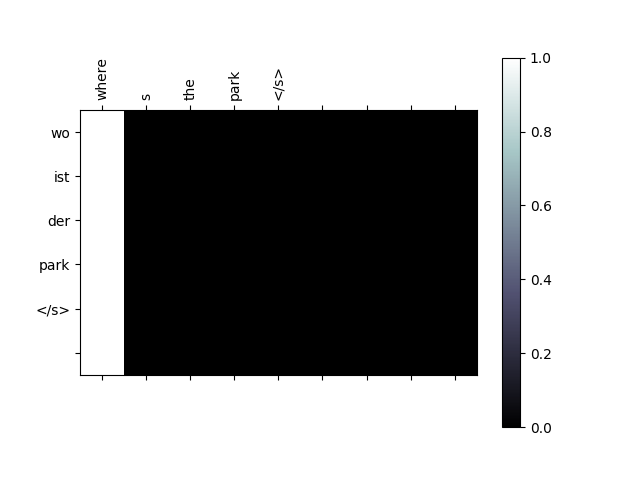

Here is the Python script that generated this plot:
import torch
import torch.nn as nn
from torch.autograd import Variable
import torch.optim as optim
import torch.nn.functional as F
import nltk
import random
import numpy as np
from collections import Counter, OrderedDict
import nltk
from copy import deepcopy
import os
import re
import unicodedata
flatten = lambda l: [item for sublist in l for item in sublist]

from torch.nn.utils.rnn import PackedSequence,pack_padded_sequence
import matplotlib.pyplot as plt
import matplotlib.ticker as ticker
random.seed(1024)

USE_CUDA = torch.cuda.is_available()
gpus = [0]
torch.cuda.set_device(gpus[0])

FloatTensor = torch.cuda.FloatTensor if USE_CUDA else torch.FloatTensor
LongTensor = torch.cuda.LongTensor if USE_CUDA else torch.LongTensor
ByteTensor = torch.cuda.ByteTensor if USE_CUDA else torch.ByteTensor

def getBatch(batch_size, train_data):
    random.shuffle(train_data)
    sindex=0
    eindex=batch_size
    while eindex < len(train_data):
        batch = train_data[sindex: eindex]
        temp = eindex
        eindex = eindex + batch_size
        sindex = temp
        yield batch

    if eindex >= len(train_data):
        batch = train_data[sindex:]
        yield batch

def pad_to_batch(batch, x_to_ix, y_to_ix):

    sorted_batch =  sorted(batch, key=lambda b:b[0].size(1), reverse=True) # sort by len
    x,y = list(zip(*sorted_batch))
    max_x = max([s.size(1) for s in x])
    max_y = max([s.size(1) for s in y])
    x_p, y_p = [], []
    for i in range(len(batch)):
        if x[i].size(1) < max_x:
            x_p.append(torch.cat([x[i], Variable(LongTensor([x_to_ix['<PAD>']] * (max_x - x[i].size(1)))).view(1, -1)], 1))
        else:
            x_p.append(x[i])
        if y[i].size(1) < max_y:
            y_p.append(torch.cat([y[i], Variable(LongTensor([y_to_ix['<PAD>']] * (max_y - y[i].size(1)))).view(1, -1)], 1))
        else:
            y_p.append(y[i])
    input_var = torch.cat(x_p)
    target_var = torch.cat(y_p)
    input_len = [list(map(lambda s: s ==0, t.data)).count(False) for t in input_var]
    target_len = [list(map(lambda s: s ==0, t.data)).count(False) for t in target_var]

    return input_var, target_var, input_len, target_len

def prepare_sequence(seq, to_index):
    idxs = list(map(lambda w: to_index[w] if to_index.get(w) is not None else to_index["<UNK>"], seq))
    return Variable(LongTensor(idxs))

def unicode_to_ascii(s):
    return ''.join(
        c for c in unicodedata.normalize('NFD', s)
        if unicodedata.category(c) != 'Mn'
    )

# Lowercase, trim, and remove non-letter characters
def normalize_string(s):
    s = unicode_to_ascii(s.lower().strip())
    s = re.sub(r"([,.!?])", r" \1 ", s)
    s = re.sub(r"[^a-zA-Z]+", r" ", s)
    s = re.sub(r"\s+", r" ", s).strip()
    return s

corpus=open('/home/kapil/Key_Value/deu.txt', 'r').readlines()
corpus=corpus[:100000]
print(len(corpus))

MIN_LENGTH = 3
MAX_LENGTH = 25
i=0
X_r, y_r = [], [] # raw
X_t, y_t = [], []
X_tr, y_tr = [], []
for parallel in corpus:
    so,ta = parallel[:-1].split('\t')
    if so.strip() == "" or ta.strip() == "":
        continue

    normalized_so = normalize_string(so).split()
    normalized_ta = normalize_string(ta).split()

    if len(normalized_so) >= MIN_LENGTH and len(normalized_so) <= MAX_LENGTH and len(normalized_ta) >= MIN_LENGTH and len(normalized_ta) <= MAX_LENGTH:
        if i%9!=0:
            X_r.append(normalized_so)
            y_r.append(normalized_ta)
        else:
            X_t.append(normalized_so)
            y_t.append(normalized_ta)
    
    i=i+1

source_vocab = list(set(flatten(X_r)))
target_vocab = list(set(flatten(y_r)))
print(len(source_vocab), len(target_vocab))

source2index = {'<PAD>': 0, '<UNK>': 1, '<s>': 2, '</s>': 3}
for vo in source_vocab:
    if source2index.get(vo) is None:
        source2index[vo] = len(source2index)
index2source = {v:k for k, v in source2index.items()}

target2index = {'<PAD>': 0, '<UNK>': 1, '<s>': 2, '</s>': 3}
for vo in target_vocab:
    if target2index.get(vo) is None:
        target2index[vo] = len(target2index)
index2target = {v:k for k, v in target2index.items()}

X_p, y_p = [], []

for so, ta in zip(X_r, y_r):
    X_p.append(prepare_sequence(so + ['</s>'], source2index).view(1, -1))
    y_p.append(prepare_sequence(ta + ['</s>'], target2index).view(1, -1))
X_p1, y_p1 = [], []
for so, ta in zip(X_t, y_t):
    X_p1.append(prepare_sequence(so + ['</s>'], source2index).view(1, -1))
    y_p1.append(prepare_sequence(ta + ['</s>'], target2index).view(1, -1))

del source_vocab, target_vocab
train_data = list(zip(X_p, y_p))
print("Total Training Examples: ")
print(len(train_data))
class Encoder(nn.Module):
    def __init__(self, input_size, embedding_size,hidden_size, n_layers=1,bidirec=False):
        super(Encoder, self).__init__()

        self.input_size = input_size
        self.hidden_size = hidden_size
        self.n_layers = n_layers

        self.embedding = nn.Embedding(input_size, embedding_size)

        if bidirec:
            self.n_direction = 2
            #self.gru = nn.GRU(embedding_size, hidden_size, n_layers, batch_first=True, bidirectional=True)
            self.lstm = nn.LSTM(embedding_size, hidden_size, n_layers, batch_first=True, bidirectional=True)
        else:
            self.n_direction = 1
            #self.gru = nn.GRU(embedding_size, hidden_size, n_layers, batch_first=True)

    def init_hidden(self, inputs):
        hidden = Variable(torch.zeros(self.n_layers * self.n_direction, inputs.size(0), self.hidden_size))
        return hidden.cuda() if USE_CUDA else hidden

    def initContext(self, inputs):
        context = Variable(torch.zeros(self.n_layers *2, inputs.size(0), self.hidden_size))
        return context.cuda()

    def init_weight(self):
        self.embedding.weight = nn.init.xavier_uniform(self.embedding.weight)
        self.lstm.weight_hh_l0 = nn.init.xavier_uniform(self.lstm.weight_hh_l0)
        self.lstm.weight_ih_l0 = nn.init.xavier_uniform(self.lstm.weight_ih_l0)

    def forward(self, inputs, input_lengths):
        """
        inputs : B, T (LongTensor)
        input_lengths : real lengths of input batch (list)
        """
        hidden = self.init_hidden(inputs)
        context = self.initContext(inputs)
        embedded = self.embedding(inputs)
        packed = pack_padded_sequence(embedded, input_lengths, batch_first=True)
        #outputs, hidden = self.gru(packed, hidden)
        outputs,( hidden, context) = self.lstm(packed, (hidden,context))
        outputs, output_lengths = torch.nn.utils.rnn.pad_packed_sequence(outputs, batch_first=True) # unpack (back to padded)

        if self.n_layers > 1:
            if self.n_direction == 2:
                hidden = hidden[-2:]
                context=context[-2:]
            else:
                hidden = hidden[-1]

        return outputs, torch.cat([h for h in hidden], 1).unsqueeze(1), torch.cat([h for h in context], 1).unsqueeze(1)

class Decoder(nn.Module):
    def __init__(self, input_size, embedding_size, hidden_size, n_layers=1, dropout_p=0.1):
        super(Decoder, self).__init__()

        self.hidden_size = hidden_size
        self.n_layers = n_layers
        self.tanh=nn.Tanh()
        # Define the layers
        self.embedding = nn.Embedding(input_size, embedding_size)
        self.dropout = nn.Dropout(dropout_p)

        #self.gru = nn.GRU(embedding_size + hidden_size, hidden_size, n_layers, batch_first=True)
        self.lstm = nn.LSTM(embedding_size + hidden_size, hidden_size, n_layers, batch_first=True)
        self.linear = nn.Linear(hidden_size * 2, input_size)
        self.attn_1= nn.Linear(self.hidden_size, self.hidden_size) # Attention
        self.attn_2 = nn.Linear(self.hidden_size, self.hidden_size)
    def init_hidden(self,inputs):
        hidden = Variable(torch.zeros(self.n_layers, inputs.size(0), self.hidden_size))
        return hidden.cuda() if USE_CUDA else hidden

    def initContext(self, inputs):
        context = Variable(torch.zeros(self.n_layers, inputs.size(0), self.hidden_size))
        return context.cuda()

    def init_weight(self):
        self.embedding.weight = nn.init.xavier_uniform(self.embedding.weight)
        self.lstm.weight_hh_l0 = nn.init.xavier_uniform(self.lstm.weight_hh_l0)
        self.lstm.weight_ih_l0 = nn.init.xavier_uniform(self.lstm.weight_ih_l0)
        self.linear.weight = nn.init.xavier_uniform(self.linear.weight)
        self.attn_1.weight = nn.init.xavier_uniform(self.attn_1.weight)
        self.attn_2.weight = nn.init.xavier_uniform(self.attn_2.weight)
#         self.attn.bias.data.fill_(0)

    def Multiplicative_Attention(self, hidden, encoder_outputs, encoder_maskings):
        """
        hidden : 1,B,D
        encoder_outputs : B,T,D
        encoder_maskings : B,T # ByteTensor
        """
        hidden = hidden[0].unsqueeze(2)  # (1,B,D) -> (B,D,1)

        batch_size = encoder_outputs.size(0) # B
        max_len = encoder_outputs.size(1) # T
        energies = self.attn_1(encoder_outputs.contiguous().view(batch_size * max_len, -1)) # B*T,D -> B*T,D
        energies = energies.view(batch_size,max_len, -1) # B,T,D
        #energies = self.tanh(energies)
        #energies = self.attn_v(energies)
        attn_energies = energies.bmm(hidden).squeeze(2) # B,T,D * B,D,1 --> B,T

#         if isinstance(encoder_maskings,torch.autograd.variable.Variable):
#             attn_energies = attn_energies.masked_fill(encoder_maskings,float('-inf'))#-1e12) # PAD masking

        alpha = F.softmax(attn_energies,1) # B,T
        alpha = alpha.unsqueeze(1) # B,1,T
        context = alpha.bmm(encoder_outputs) # B,1,T * B,T,D => B,1,D

        return context, alpha

    def Additive_Attention(self, hidden, encoder_outputs, encoder_maskings):
        """
        hidden : 1,B,D
        encoder_outputs : B,T,D
        encoder_maskings : B,T # ByteTensor
        """
        hidden = hidden[0].unsqueeze(2)  # (1,B,D) -> (B,D,1)

        batch_size = encoder_outputs.size(0) # B
        max_len = encoder_outputs.size(1) # T
        energies = self.attn_1(encoder_outputs.contiguous().view(batch_size * max_len, -1)) # B*T,D -> B*T,D
        energies = energies.view(batch_size,max_len, -1) # B,T,D
        energies = self.tanh(energies)
        energies = self.attn_2(energies)
        attn_energies = energies.bmm(hidden).squeeze(2) # B,T,D * B,D,1 --> B,T

#         if isinstance(encoder_maskings,torch.autograd.variable.Variable):
#             attn_energies = attn_energies.masked_fill(encoder_maskings,float('-inf'))#-1e12) # PAD masking

        alpha = F.softmax(attn_energies,1) # B,T
        alpha = alpha.unsqueeze(1) # B,1,T
        context = alpha.bmm(encoder_outputs) # B,1,T * B,T,D => B,1,D

        return context, alpha



    def forward(self, inputs, context, max_length, encoder_outputs, encoder_maskings=None, is_training=False):
        """
        inputs : B,1 (LongTensor, START SYMBOL)
        context : B,1,D (FloatTensor, Last encoder hidden state)
        max_length : int, max length to decode # for batch
        encoder_outputs : B,T,D
        encoder_maskings : B,T # ByteTensor
        is_training : bool, this is because adapt dropout only training step.
        """
        # Get the embedding of the current input word
        embedded = self.embedding(inputs)
        hidden = self.init_hidden(inputs)
        context_c = self.initContext(inputs)
        if is_training:
            embedded = self.dropout(embedded)

        decode = []
        # Apply GRU to the output so far
        for i in range(max_length):
            _, (hidden,context_c) = self.lstm(torch.cat((embedded, context), 2), (hidden,context_c))
            #_, hidden = self.gru(torch.cat((embedded, context), 2), hidden) # h_t = f(h_{t-1},y_{t-1},c)
            concated = torch.cat((hidden, context.transpose(0, 1)), 2) # y_t = g(h_t,y_{t-1},c)
            score = self.linear(concated.squeeze(0))
            softmaxed = F.log_softmax(score,1)
            decode.append(softmaxed)
            decoded = softmaxed.max(1)[1]
            embedded = self.embedding(decoded).unsqueeze(1) # y_{t-1}
            if is_training:
                embedded = self.dropout(embedded)

            # compute next context vector using attention
            context, alpha = self.Additive_Attention(hidden, encoder_outputs, encoder_maskings)

        #  column-wise concat, reshape!!
        scores = torch.cat(decode, 1)
        return scores.view(inputs.size(0) * max_length, -1)

    def decode(self, context, encoder_outputs):
        start_decode = Variable(LongTensor([[target2index['<s>']] * 1])).transpose(0, 1)
        embedded = self.embedding(start_decode)
        hidden = self.init_hidden(start_decode)
        context_c = self.initContext(start_decode)
        decodes = []
        attentions = []
        decoded = embedded
        max_len=25
        i=0
        while decoded.data.tolist()[0] != target2index['</s>']and i<max_len: # until </s>
            #_, hidden = self.gru(torch.cat((embedded, context), 2), hidden) # h_t = f(h_{t-1},y_{t-1},c)
            i=i+1
            #print(i,max_len)
            _, (hidden,_) = self.lstm(torch.cat((embedded, context), 2), (hidden,context_c))
            concated = torch.cat((hidden, context.transpose(0, 1)), 2) # y_t = g(h_t,y_{t-1},c)
            score = self.linear(concated.squeeze(0))
            softmaxed = F.log_softmax(score,1)
            decodes.append(softmaxed)
            decoded = softmaxed.max(1)[1]
            embedded = self.embedding(decoded).unsqueeze(1) # y_{t-1}
            #print(encoder_outputs.shape)
            #print(hidden.shape)
            context, alpha = self.Additive_Attention(hidden, encoder_outputs,None)
            attentions.append(alpha.squeeze(1))

        return torch.cat(decodes).max(1)[1], torch.cat(attentions)

EPOCH =20
BATCH_SIZE = 256
EMBEDDING_SIZE = 128
HIDDEN_SIZE = 512
LR = 0.001
DECODER_LEARNING_RATIO = 5.0
RESCHEDULED = False

encoder = Encoder(len(source2index), EMBEDDING_SIZE, HIDDEN_SIZE, 3, True)
decoder = Decoder(len(target2index), EMBEDDING_SIZE, HIDDEN_SIZE * 2)
encoder.init_weight()
decoder.init_weight()

if USE_CUDA:
    encoder = encoder.cuda()
    decoder = decoder.cuda()

loss_function = nn.CrossEntropyLoss(ignore_index=0)
enc_optimizer = optim.Adam(encoder.parameters(), lr=LR)
dec_optimizer = optim.Adam(decoder.parameters(), lr=LR * DECODER_LEARNING_RATIO)
f1=open("Loss.txt","w+")
from tqdm import tqdm_notebook as tqdm
torch.backends.cudnn.benchmark=True
for epoch in tqdm(range(EPOCH)):
    losses=[]
    for i, batch in enumerate(getBatch(BATCH_SIZE, train_data)):
        inputs, targets, input_lengths, target_lengths = pad_to_batch(batch, source2index, target2index)
        input_masks = torch.cat([Variable(ByteTensor(tuple(map(lambda s: s ==0, t.data)))) for t in inputs]).view(inputs.size(0), -1)
        start_decode = Variable(LongTensor([[target2index['<s>']] * targets.size(0)])).transpose(0, 1)
        encoder.zero_grad()
        decoder.zero_grad()
        output, hidden_c, context_c = encoder(inputs, input_lengths)

        preds = decoder(start_decode, hidden_c, targets.size(1), output, input_masks, True)

        loss = loss_function(preds, targets.view(-1))
        losses.append(loss.data.tolist())
        loss.backward()
        torch.nn.utils.clip_grad_norm(encoder.parameters(), 50.0) # gradient clipping
        torch.nn.utils.clip_grad_norm(decoder.parameters(), 50.0) # gradient clipping
        enc_optimizer.step()
        dec_optimizer.step()
        if i % 5==0:
            print("[%02d/%d] [%03d/%d] mean_loss : %0.2f" %(epoch, EPOCH, i, len(train_data)//BATCH_SIZE, np.mean(losses)))
            if ((len(train_data)//BATCH_SIZE)-i)<5:
                f1.write(str(np.mean(losses))+"\n")
            losses=[]

f1.close()


MODEL_SAVE_PATH="/home/kapil/Additive/encoder.pt"
#torch.save(decoder.state_dict(), MODEL_SAVE_PATH)
torch.save(encoder.state_dict(), MODEL_SAVE_PATH)
MODEL_SAVE_PATH1="/home/kapil/Additive/decoder.pt"
#torch.save(decoder.state_dict(), MODEL_SAVE_PATH)
torch.save(decoder.state_dict(), MODEL_SAVE_PATH1)


def show_attention(input_words, output_words, attentions):
    # Set up figure with colorbar
    fig = plt.figure()
    ax = fig.add_subplot(111)
    cax = ax.matshow(attentions.numpy(), cmap='bone')
    fig.colorbar(cax)

    # Set up axes
    ax.set_xticklabels([''] + input_words, rotation=90)
    ax.set_yticklabels([''] + output_words)

    # Show label at every tick
    ax.xaxis.set_major_locator(ticker.MultipleLocator(1))
    ax.yaxis.set_major_locator(ticker.MultipleLocator(1))

#     show_plot_visdom()
    plt.show()
    plt.savefig('LSTM_Additive.png')
    plt.close()
test_data = list(zip(X_p1, y_p1))
target_reference=[]
hypothesis=[]
source_reference=[]

target_reference_t=[]
hypothesis_t=[]
source_reference_t=[]

print("Total Testing Examples:")
print(len(test_data))
print("Initializing testing......")
for i in range(10000):
    print(i)
    #test = random.choice(test_data)
    test = random.choice(train_data)
    input_ = test[0]
    truth = test[1]
    #print(input_)
    #print(len(input_))
    output, hidden, context_c = encoder(input_, [input_.size(1)])
    pred, attn = decoder.decode(hidden, output)

    input_ = [index2source[i] for i in input_.data.tolist()[0]]
    pred = [index2target[i] for i in pred.data.tolist()]
    source_reference.append(input_)
    target_reference.append(truth)
    hypothesis.append(pred)

for i in range(10000):
    print(i)
    test = random.choice(test_data)
    #test = random.choice(train_data)
    input_ = test[0]
    truth = test[1]
    #print(input_)
    #print(len(input_))
    output, hidden, context_c = encoder(input_, [input_.size(1)])
    pred, attn = decoder.decode(hidden, output)

    input_ = [index2source[i] for i in input_.data.tolist()[0]]
    pred = [index2target[i] for i in pred.data.tolist()]
    source_reference_t.append(input_)
    target_reference_t.append(truth)
    hypothesis_t.append(pred)



bleuscore_unigram=[]
bleuscore_4_gram=[]
for i in range(10000):
    bleuscore_unigram.append(nltk.translate.bleu_score.sentence_bleu([target_reference[i]], hypothesis[i],weights=(1,0,0,0)))
    bleuscore_4_gram.append(nltk.translate.bleu_score.sentence_bleu([target_reference[i]], hypothesis[i],weights=(0.25,0.25,0.25,0.25)))
f2=open("Predictions.txt","w+")
for j in range(10000):

    f2.write(' Source :'+' '.join([i for i in source_reference[j] if i not in ['</s>']]))
    f2.write(' Truth : '+' '.join([index2target[i] for i in target_reference[j].data.tolist()[0] if i not in [2, 3]]))
    f2.write(' Prediction : '+' '.join([i for i in hypothesis[j] if i not in ['</s>']]))

    f2.write("\n")


bleuscore_unigram_t=[]
bleuscore_4_gram_t=[]
for i in range(10000):
    bleuscore_unigram_t.append(nltk.translate.bleu_score.sentence_bleu([target_reference_t[i]], hypothesis_t[i],weights=(1,0,0,0)))
    bleuscore_4_gram_t.append(nltk.translate.bleu_score.sentence_bleu([target_reference_t[i]], hypothesis_t[i],weights=(0.25,0.25,0.25,0.25)))
f3=open("Predictions_t.txt","w+")
for j in range(10000):

    f3.write(' Source :'+' '.join([i for i in source_reference_t[j] if i not in ['</s>']]))
    f3.write(' Truth : '+' '.join([index2target[i] for i in target_reference_t[j].data.tolist()[0] if i not in [2, 3]]))
    f3.write(' Prediction : '+' '.join([i for i in hypothesis_t[j] if i not in ['</s>']]))

    f3.write("\n")

f2.close()

print(bleuscore_unigram)
f= open("bleuscore.txt","w+")
f.write("Unigram Bleu Score "+str(float(np.mean(bleuscore_unigram_t))))
f.write("4 gram Bleu Score "+str(float(np.mean(bleuscore_4_gram_t))))

if USE_CUDA:
    attn = attn.cpu()
print("Saving attention diagram")
show_attention(source_reference[0], hypothesis[0], attn.data)
